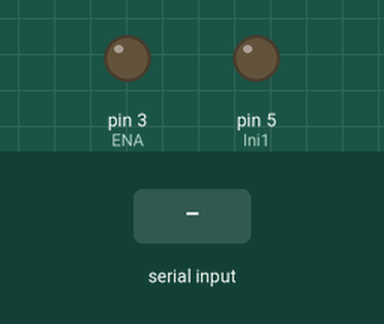
A sketch run on a simulated Arduino Uno, built with avr-gcc and run on an emulated ATmega328P. Parts: output pins drawn as LEDs (lit = HIGH). The inputs (shaded band) are chosen by the test bench.

Above: at 1.2 s.
1.3 s: "90,45\n" received over Serial
At 1.9 s:
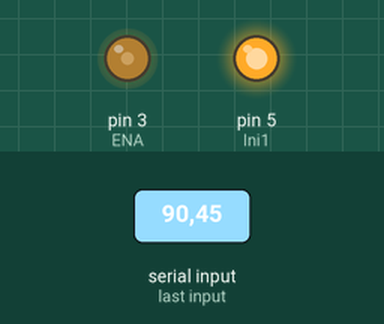
2.9 s: "30,150\n" received over Serial
At 3.4 s:
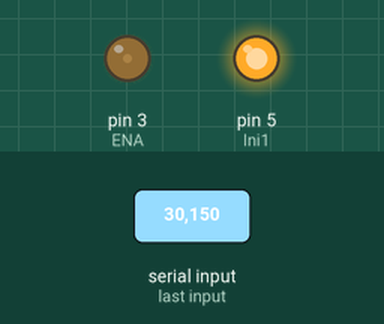
4.4 s: "200\n" received over Serial
At 4.9 s:
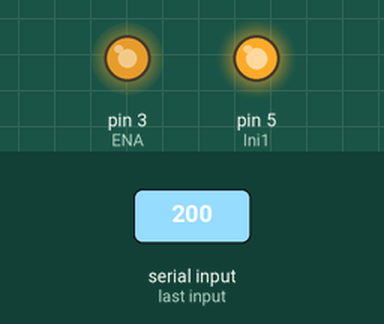
5.9 s: "90\n" received over Serial
At 6.4 s:
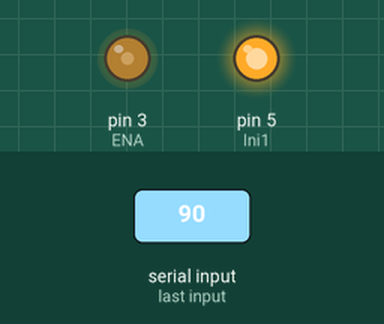
Timing chart, 0 to 8.4 s (numbered marks = the images above; inputs shaded):
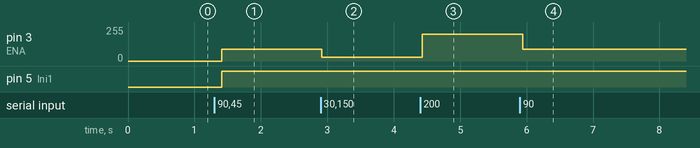

The sketch:

P26_PUENTE_H_CONTROLED.ino
```cpp
int ENA = 3;
int Ini1 = 5;


void setup() {
  // put your setup code here, to run once:
  pinMode(Ini1 , OUTPUT);

///ENA no lleva pinmod
  Serial.begin(9600);
  Serial.setTimeout(10);


}

void loop() {
  // put your main code here, to run repeatedly:
  if(Serial.available()>0){
    int v = Serial.readString().toInt();
      digitalWrite(Ini1,1);
      analogWrite(ENA,v);
  }
  delay(100);

}
```

Measured:
- after the input at 1.3 s, pin 3 (ENA): 0/255 → 90/255 after 0.11 s; pin 5 (Ini1): LOW → HIGH after 0.11 s
- after the input at 2.9 s, pin 3 (ENA): 90/255 → 30/255 at once
- after the input at 4.4 s, pin 3 (ENA): 30/255 → 200/255 at once
- after the input at 5.9 s, pin 3 (ENA): 200/255 → 90/255 at once
